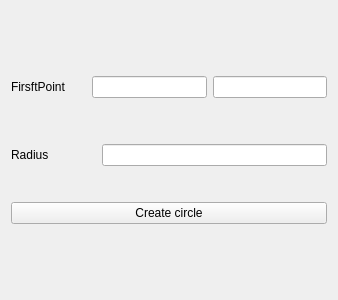
<?xml version="1.0" encoding="UTF-8"?>
<ui version="4.0">
 <class>CreateCircle</class>
 <widget class="QWidget" name="CreateCircle">
  <property name="geometry">
   <rect>
    <x>0</x>
    <y>0</y>
    <width>338</width>
    <height>300</height>
   </rect>
  </property>
  <property name="minimumSize">
   <size>
    <width>300</width>
    <height>300</height>
   </size>
  </property>
  <property name="windowTitle">
   <string>Form</string>
  </property>
  <layout class="QVBoxLayout" name="verticalLayout">
   <item>
    <layout class="QVBoxLayout" name="verticalLayout_3">
     <item>
      <layout class="QHBoxLayout" name="horizontalLayout">
       <item>
        <widget class="QLabel" name="label">
         <property name="text">
          <string>FirsftPoint</string>
         </property>
        </widget>
       </item>
       <item>
        <spacer name="horizontalSpacer">
         <property name="orientation">
          <enum>Qt::Horizontal</enum>
         </property>
         <property name="sizeType">
          <enum>QSizePolicy::Fixed</enum>
         </property>
         <property name="sizeHint" stdset="0">
          <size>
           <width>20</width>
           <height>20</height>
          </size>
         </property>
        </spacer>
       </item>
       <item>
        <widget class="QLineEdit" name="x1_circle"/>
       </item>
       <item>
        <widget class="QLineEdit" name="y1_circle"/>
       </item>
      </layout>
     </item>
     <item>
      <spacer name="verticalSpacer_2">
       <property name="orientation">
        <enum>Qt::Vertical</enum>
       </property>
       <property name="sizeType">
        <enum>QSizePolicy::Fixed</enum>
       </property>
       <property name="sizeHint" stdset="0">
        <size>
         <width>20</width>
         <height>40</height>
        </size>
       </property>
      </spacer>
     </item>
     <item>
      <layout class="QHBoxLayout" name="horizontalLayout_3">
       <item>
        <widget class="QLabel" name="label_3">
         <property name="text">
          <string>Radius</string>
         </property>
        </widget>
       </item>
       <item>
        <spacer name="horizontalSpacer_3">
         <property name="orientation">
          <enum>Qt::Horizontal</enum>
         </property>
         <property name="sizeType">
          <enum>QSizePolicy::Fixed</enum>
         </property>
         <property name="sizeHint" stdset="0">
          <size>
           <width>47</width>
           <height>20</height>
          </size>
         </property>
        </spacer>
       </item>
       <item>
        <widget class="QLineEdit" name="radius"/>
       </item>
      </layout>
     </item>
     <item>
      <spacer name="verticalSpacer">
       <property name="orientation">
        <enum>Qt::Vertical</enum>
       </property>
       <property name="sizeType">
        <enum>QSizePolicy::Fixed</enum>
       </property>
       <property name="sizeHint" stdset="0">
        <size>
         <width>20</width>
         <height>30</height>
        </size>
       </property>
      </spacer>
     </item>
     <item>
      <widget class="QPushButton" name="pushButton">
       <property name="text">
        <string>Create circle</string>
       </property>
      </widget>
     </item>
    </layout>
   </item>
  </layout>
 </widget>
 <resources/>
 <connections/>
</ui>
